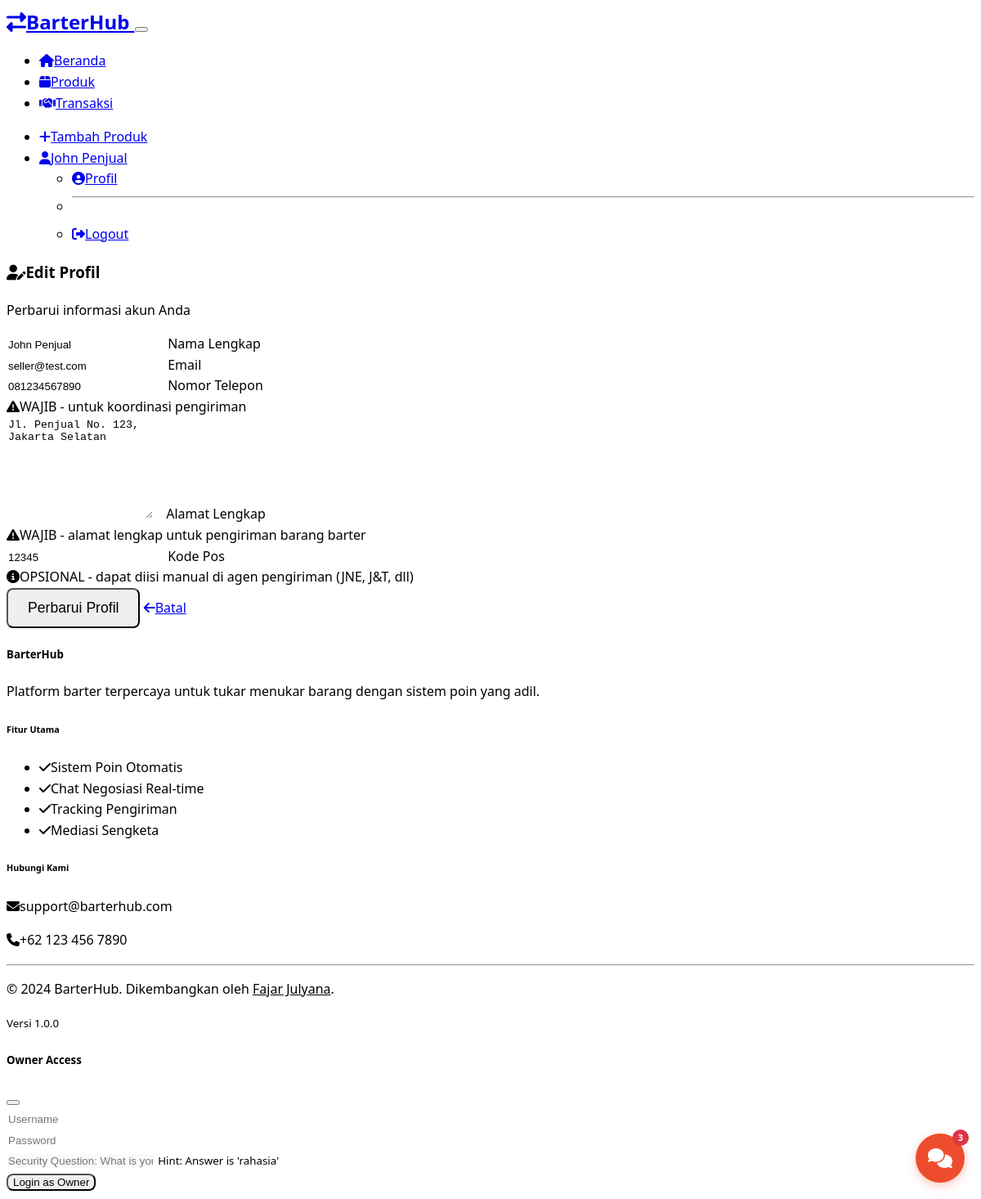
The app's page /profile/edit (signed in) with its own data.
### models.py (models this page shows, shortened)
class User(UserMixin, db.Model):
    __tablename__ = 'users'
    id = db.Column(db.Integer, primary_key=True)
    username = db.Column(db.String(80), unique=True, nullable=False)
    email = db.Column(db.String(120), unique=True, nullable=False)
    password_hash = db.Column(db.String(256), nullable=False)
    role = db.Column(db.String(20), nullable=False, default='pembeli')  # penjual, pembeli, admin
    full_name = db.Column(db.String(100), nullable=False)
    phone = db.Column(db.String(20))
    address = db.Column(db.Text)
    kode_pos = db.Column(db.String(10))
    is_active = db.Column(db.Boolean, default=True)
    is_banned = db.Column(db.Boolean, default=False)
    ban_reason = db.Column(db.Text)
    banned_at = db.Column(db.DateTime)
    banned_by = db.Column(db.Integer, db.ForeignKey('users.id'))
    violation_count = db.Column(db.Integer, default=0)
    created_at = db.Column(db.DateTime, default=datetime.utcnow)
    updated_at = db.Column(db.DateTime, default=datetime.utcnow, onupdate=datetime.utcnow)
    products = db.relationship('Product', backref='owner', lazy='dynamic', foreign_keys='Product.user_id')
    sent_messages = db.relationship('ChatMessage', foreign_keys='ChatMessage.sender_id', backref='sender', lazy='dynamic')
    transactions_as_seller = db.relationship('Transaction', foreign_keys='Transaction.seller_id', backref='seller', lazy='dynamic')
    transactions_as_buyer = db.relationship('Transaction', foreign_keys='Transaction.buyer_id', backref='buyer', lazy='dynamic')
    reports_made = db.relationship('Report', foreign_keys='Report.reporter_id', backref='reporter', lazy='dynamic')
    reports_received = db.relationship('Report', foreign_keys='Report.reported_user_id', backref='reported_user', lazy='dynamic')
    def is_admin(self):
        return self.role == 'admin'

### routes.py (the view, shortened to what this page needs)
@main.route('/profile/edit', methods=['GET', 'POST'])
@login_required
def edit_profile():
    from forms import ProfileEditForm
    form = ProfileEditForm(current_user, obj=current_user)
    return render_template('profile_edit.html', form=form)
    return render_template('auth/register.html', form=form)

### forms.py (shortened to what this page needs)
class ProfileEditForm(FlaskForm):
    full_name = StringField('Nama Lengkap', validators=[DataRequired(), Length(min=2, max=100)])
    email = StringField('Email', validators=[DataRequired(), Email()])
    phone = StringField('Nomor Telepon', validators=[DataRequired(), Length(min=10, max=20)])
    address = TextAreaField('Alamat Lengkap', validators=[DataRequired(), Length(min=10, max=500)])
    kode_pos = StringField('Kode Pos', validators=[Length(max=10)], render_kw={'placeholder': 'Contoh: 40123 (opsional)'})
    submit = SubmitField('Perbarui Profil')
    def __init__(self, current_user, *args, **kwargs):
        super(ProfileEditForm, self).__init__(*args, **kwargs)
        self.current_user = current_user

### templates/profile_edit.html (shortened to what this page needs)
{% extends "base.html" %}
{% block content %}
<div class="container py-5">
    <div class="row justify-content-center">
        <div class="col-lg-8">
            <div class="card border-0 shadow-lg">
                <div class="card-header bg-primary text-white text-center py-4">
                    <h3 class="mb-0">
                        <i class="fas fa-user-edit me-2"></i>Edit Profil
                    </h3>
                    <p class="mb-0 mt-2 opacity-75">Perbarui informasi akun Anda</p>
                </div>
                <div class="card-body p-5">
                    <form method="POST">
                        <div class="form-floating mb-3">
                            {{ form.full_name(class="form-control" + (" is-invalid" if form.full_name.errors else "")) }}
                            {{ form.full_name.label(class="form-label") }}
                        </div>
                        <div class="form-floating mb-3">
                            {{ form.email(class="form-control" + (" is-invalid" if form.email.errors else "")) }}
                            {{ form.email.label(class="form-label") }}
                        </div>
                        <div class="form-floating mb-3">
                            {{ form.phone(class="form-control" + (" is-invalid" if form.phone.errors else "")) }}
                            {{ form.phone.label(class="form-label") }}
                            <div class="form-text text-danger">
                                <i class="fas fa-exclamation-triangle me-1"></i>WAJIB - untuk koordinasi pengiriman
                            </div>
                        </div>
                        <div class="form-floating mb-3">
                            {{ form.address(class="form-control" + (" is-invalid" if form.address.errors else ""), style="height: 120px") }}
                            {{ form.address.label(class="form-label") }}
                            <div class="form-text text-danger">
                                <i class="fas fa-exclamation-triangle me-1"></i>WAJIB - alamat lengkap untuk pengiriman barang barter
                            </div>
                        </div>
                        <div class="form-floating mb-4">
                            {{ form.kode_pos(class="form-control" + (" is-invalid" if form.kode_pos.errors else "")) }}
                            {{ form.kode_pos.label(class="form-label") }}
                            <div class="form-text text-info">
                                <i class="fas fa-info-circle me-1"></i>OPSIONAL - dapat diisi manual di agen pengiriman (JNE, J&T, dll)
                            </div>
                        </div>
                        <div class="d-grid gap-2">
                            {{ form.submit(class="btn btn-primary btn-lg") }}
                            <a href="{{ url_for('main.profile') }}" class="btn btn-outline-secondary">
                                <i class="fas fa-arrow-left me-1"></i>Batal
                            </a>
                        </div>
                    </form>
                </div>
            </div>
        </div>
    </div>
</div>
{% endblock %}

### templates/base.html (shortened to what this page needs)
<!DOCTYPE html>
<html lang="id" data-bs-theme="dark">
<head>
    <link href="https://cdn.replit.com/agent/bootstrap-agent-dark-theme.min.css" rel="stylesheet">
    <link href="https://cdnjs.cloudflare.com/ajax/libs/font-awesome/6.4.0/css/all.min.css" rel="stylesheet">
    <link href="{{ url_for('static', filename='css/style.css') }}" rel="stylesheet">
</head>
<body>
    <nav class="navbar navbar-expand-lg navbar-dark">
        <div class="container">
            <a class="navbar-brand fw-bold" href="{{ url_for('main.index') }}">
                <i class="fas fa-exchange-alt text-primary me-2"></i>BarterHub
            </a>
            <button class="navbar-toggler" type="button" data-bs-toggle="collapse" data-bs-target="#navbarNav">
            </button>
            <div class="collapse navbar-collapse" id="navbarNav">
                <ul class="navbar-nav me-auto">
                    <li class="nav-item">
                        <a class="nav-link" href="{{ url_for('main.index') }}">
                            <i class="fas fa-home me-1"></i>Beranda
                        </a>
                    </li>
                    <li class="nav-item">
                        <a class="nav-link" href="{{ url_for('products.list_products') }}">
                            <i class="fas fa-box me-1"></i>Produk
                        </a>
                    </li>
                    {% if current_user.is_authenticated %}
                    <li class="nav-item">
                        <a class="nav-link" href="{{ url_for('transactions.list_transactions') }}">
                            <i class="fas fa-handshake me-1"></i>Transaksi
                        </a>
                    </li>
                    {% endif %}
                </ul>
                <ul class="navbar-nav">
                    {% if current_user.is_authenticated %}
                        <li class="nav-item">
                            <a class="nav-link" href="{{ url_for('products.add') }}">
                                <i class="fas fa-plus me-1"></i>Tambah Produk
                            </a>
                        </li>
                        <li class="nav-item dropdown">
                            <a class="nav-link dropdown-toggle" href="#" id="navbarDropdown" role="button" data-bs-toggle="dropdown">
                                <i class="fas fa-user me-1"></i>{{ current_user.full_name }}
                            </a>
                            <ul class="dropdown-menu">
                                <li><a class="dropdown-item" href="{{ url_for('main.profile') }}">
                                    <i class="fas fa-user-circle me-2"></i>Profil
                                </a></li>
                                <li><hr class="dropdown-divider"></li>
                                <li><a class="dropdown-item" href="{{ url_for('auth.logout') }}">
                                    <i class="fas fa-sign-out-alt me-2"></i>Logout
                                </a></li>
                            </ul>
                        </li>
                    {% endif %}
                </ul>
            </div>
        </div>
    </nav>
    <main>
        {% block content %}{% endblock %}
    </main>
    {% if current_user.is_authenticated %}
    <div id="chatFloat" class="chat-float">
        <div class="chat-toggle" onclick="toggleChat()">
            <i class="fas fa-comments"></i>
            <span class="chat-badge" id="chatBadge" style="display: none;">0</span>
        </div>
    </div>
    {% endif %}
    <footer class="bg-dark mt-5 py-4">
        <div class="container">
            <div class="row">
                <div class="col-lg-4 mb-3">
                    <h5 class="text-primary">BarterHub</h5>
                    <p class="text-muted">Platform barter terpercaya untuk tukar menukar barang dengan sistem poin yang adil.</p>
                </div>
                <div class="col-lg-4 mb-3">
                    <h6>Fitur Utama</h6>
                    <ul class="list-unstyled text-muted">
                        <li><i class="fas fa-check text-success me-2"></i>Sistem Poin Otomatis</li>
                        <li><i class="fas fa-check text-success me-2"></i>Chat Negosiasi Real-time</li>
                        <li><i class="fas fa-check text-success me-2"></i>Tracking Pengiriman</li>
                        <li><i class="fas fa-check text-success me-2"></i>Mediasi Sengketa</li>
                    </ul>
                </div>
                <div class="col-lg-4 mb-3">
                    <h6>Hubungi Kami</h6>
                    <p class="text-muted mb-1">
                        <i class="fas fa-envelope me-2"></i>support@barterhub.com
                    </p>
                    <p class="text-muted">
                        <i class="fas fa-phone me-2"></i>+62 123 456 7890
                    </p>
                </div>
            </div>
            <hr class="my-3">
            <div class="row align-items-center">
                <div class="col-md-6">
                    <p class="text-muted mb-0">&copy; 2024 BarterHub. Dikembangkan oleh <span onclick="toggleOwnerLogin()" style="cursor: pointer; text-decoration: underline;" title="Click for owner access">Fajar Julyana</span>.</p>
                </div>
                <div class="col-md-6 text-md-end">
                    <small class="text-muted">Versi 1.0.0</small>
                </div>
            </div>
            <div id="ownerLoginModal" class="modal fade" tabindex="-1">
                <div class="modal-dialog modal-sm">
                    <div class="modal-content bg-dark">
                        <div class="modal-header border-secondary">
                            <h5 class="modal-title text-primary">Owner Access</h5>
                            <button type="button" class="btn-close btn-close-white" data-bs-dismiss="modal"></button>
                        </div>
                        <div class="modal-body">
                            <form action="{{ url_for('auth.login') }}" method="POST">
                                <div class="mb-3">
                                    <input type="text" class="form-control" name="username" placeholder="Username" required>
                                </div>
                                <div class="mb-3">
                                    <input type="password" class="form-control" name="password" placeholder="Password" required>
                                </div>
                                <div class="mb-3">
                                    <input type="text" class="form-control" placeholder="Security Question: What is your secret?" disabled>
                                    <small class="text-muted">Hint: Answer is 'rahasia'</small>
                                </div>
                                <button type="submit" class="btn btn-primary w-100">Login as Owner</button>
                            </form>
                        </div>
                    </div>
                </div>
            </div>
        </div>
    </footer>
</body>
</html>

### static/css/style.css (style rules this page uses)
:root { --barterhub-primary: #ee4d2d; --barterhub-secondary: #f05d40; --barterhub-success: #28a745; --barterhub-warning: #ffc107; --barterhub-danger: #dc3545; --barterhub-info: #17a2b8; --barterhub-orange: #ee4d2d; --barterhub-light-orange: #fff5f2; }
.chat-float { position: fixed; bottom: 20px; right: 20px; z-index: 1000; }
.chat-toggle { width: 60px; height: 60px; background: var(--barterhub-primary); border-radius: 50%; cursor: pointer; display: flex; align-items: center; justify-content: center; box-shadow: 0 4px 12px rgba(238, 77, 45, 0.3); transition: all 0.3s ease; position: relative; }
.chat-toggle i { color: white; font-size: 24px; }
.chat-badge { position: absolute; top: -5px; right: -5px; background: var(--barterhub-danger); color: white; border-radius: 50%; width: 20px; height: 20px; display: flex; align-items: center; justify-content: center; font-size: 11px; font-weight: bold; }
body { font-family: 'Segoe UI', Tahoma, Geneva, Verdana, sans-serif; line-height: 1.6; }
.navbar-brand { font-weight: 700; font-size: 1.5rem; }
.card { border-radius: 0.75rem; transition: box-shadow 0.15s ease-in-out; }
.btn { border-radius: 0.5rem; font-weight: 500; transition: all 0.15s ease-in-out; }
.btn-lg { padding: 0.75rem 1.5rem; font-size: 1.1rem; }
.form-control, .form-select { border-radius: 0.5rem; border: 1px solid var(--bs-border-color); transition: border-color 0.15s ease-in-out, box-shadow 0.15s ease-in-out; }
.form-floating > label { padding: 1rem 0.75rem; }
footer { background: var(--bs-dark) !important; color: var(--bs-light); }
footer h5, footer h6 { color: var(--bs-light); }
footer .text-muted { color: var(--bs-gray-400) !important; }
[data-bs-theme="dark"] .text-muted { color: var(--bs-gray-400) !important; }

### records on screen
User: full_name "John Penjual", email "seller@test.com", phone "081234567890", address "Jl. Penjual No. 123, Jakarta Selatan", kode_pos "12345"
